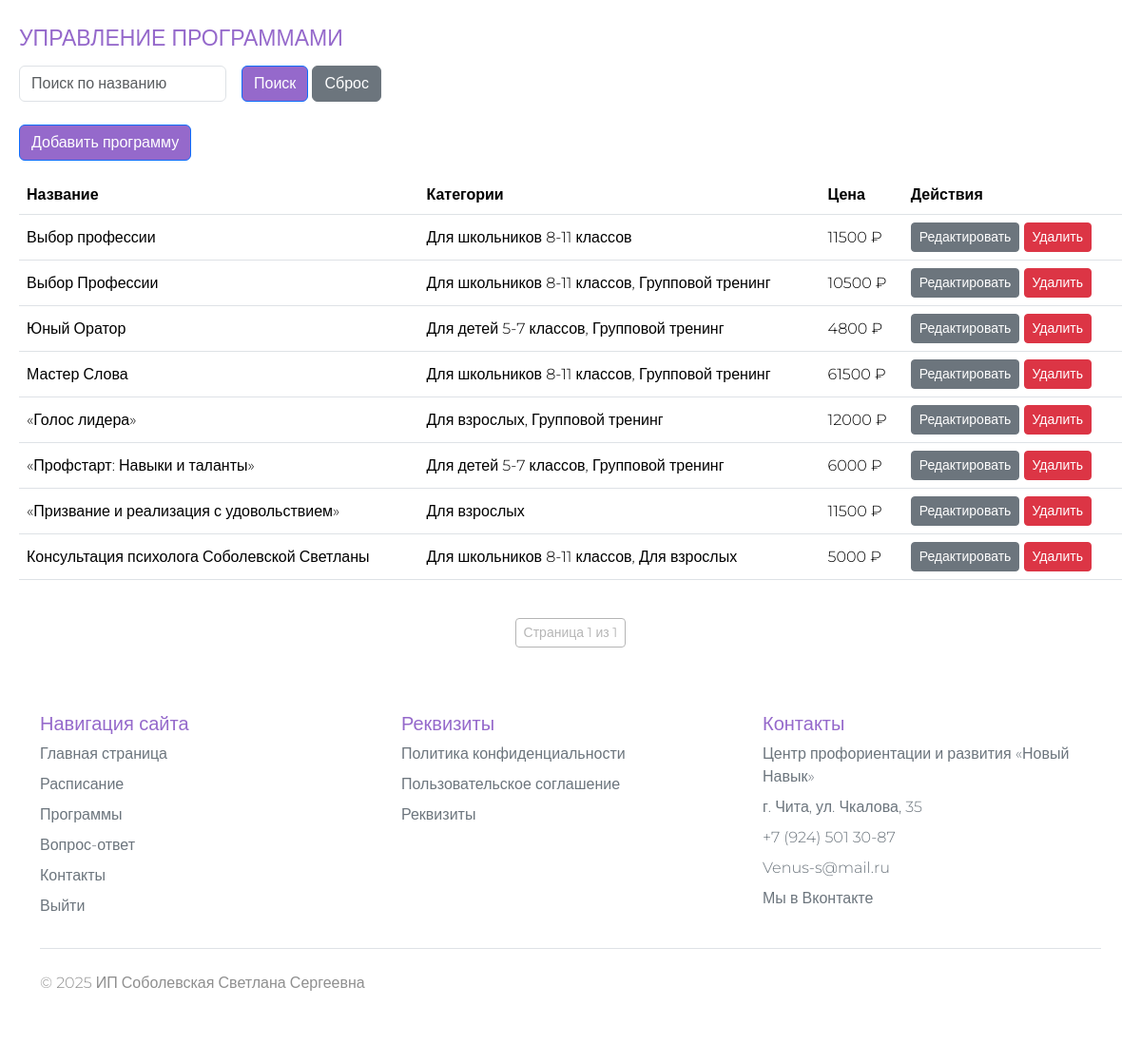
/admin_panel/programs/ (signed in), run on the app's committed database.
### app_service/models.py (models this page shows, shortened)
class Program(models.Model):
    CATEGORY_CHOICES = [
        ('children_5_7', 'Для детей 5-7 классов'),
        ('school_8_11', 'Для школьников 8-11 классов'),
        ('adults', 'Для взрослых'),
        ('group', 'Групповой тренинг'),
    ]
    title = models.CharField(max_length=50, verbose_name='Название услуги')
    description = models.TextField(verbose_name='Описание')
    price = models.IntegerField(verbose_name='Цена')
    category = MultiSelectField(
        max_length=200,
        choices=CATEGORY_CHOICES,
        verbose_name='Категории',
        blank=False
    )
    benefits_list = models.TextField(verbose_name='Что дает программа?')
    image = models.FileField(upload_to='programs/', verbose_name='Баннер программы')
    start_date = models.DateTimeField(blank=True, null=True, verbose_name='Дата проведения')

### admin_panel/views.py (the view)
# urls.py: path('programs/', ProgramListView.as_view(), name='program_list'),
class ProgramListView(LoginRequiredMixin, AdminOrManagerRequiredMixin, ListView):
    model = Program
    template_name = 'admin_panel/programs/list.html'
    context_object_name = 'programs'
    paginate_by = 10
    ordering = ['id']
    def get_queryset(self):
        query = self.request.GET.get('q')
        if query:
            return Program.objects.filter(title__icontains=query)
        return super().get_queryset()

### admin_panel/views.py (called while the page is built)
    def test_func(self):
        return self.request.user.is_superuser or is_in_group(self.request.user, 'manager')

### templates/admin_panel/programs/list.html (shortened to what this page needs)
{% extends "base.html" %}
{% block main %}
    <div class="admin-content">
        <h1>Управление программами</h1>
        <div class="mb-4">
            <form method="get" class="row g-3">
                <div class="col-auto">
                    <input type="text" name="q" class="form-control"
                           placeholder="Поиск по названию" value="{{ request.GET.q }}">
                </div>
                <div class="col-auto">
                    <button type="submit" class="btn btn-primary" style="background-color: #9569CB; color: white;">
                        Поиск
                    </button>
                    <a href="?" class="btn btn-secondary">Сброс</a>
                </div>
            </form>
        </div>
        <a href="{% url 'admin_panel:program_create' %}" class="btn btn-primary mb-3"
           style="background-color: #9569CB; color: white;">Добавить программу</a>
        <div class="table-responsive">
            <table class="table">
                <thead>
                <tr>
                    <th>Название</th>
                    <th>Категории</th>
                    <th>Цена</th>
                    <th>Действия</th>
                </tr>
                </thead>
                <tbody>
                {% for program in programs %}
                    <tr>
                        <td>{{ program.title }}</td>
                        <td>
                            {% for category in program.get_category_display %}{{ category }}{% endfor %}
                        </td>
                        <td>{{ program.price }} ₽</td>
                        <td>
                            <a href="{% url 'admin_panel:program_update' program.pk %}"
                               class="btn btn-sm btn-secondary">
                                Редактировать
                            </a>
                            <a href="{% url 'admin_panel:program_delete' program.pk %}"
                               class="btn btn-sm btn-danger">
                                Удалить
                            </a>
                        </td>
                    </tr>
                {% endfor %}
                </tbody>
            </table>
        </div>
        <div class="pagination mt-4 d-flex justify-content-center">
    <span class="step-links btn-group">
        <span class="btn btn-sm disabled">
            Страница {{ page_obj.number }} из {{ page_obj.paginator.num_pages }}
        </span>
    </span>
        </div>
    </div>
{% endblock %}

### templates/base.html (shortened to what this page needs)
{% load static %}
<!DOCTYPE html>
<html lang="en">
<head>
    <link href="{% static 'css/bootstrap.min.css' %}" rel="stylesheet">
    <link href='{% static 'css/style_main.css' %}' rel='stylesheet' type='text/css'>
    <link rel="stylesheet" type="text/css" href="{% static 'css/slick/slick.css' %}">
</head>
<body>
{% block main %}
{% endblock %}
<div class="container">
    <footer class="py-5">
        <div class="row gy-4">
            <div class="col-12 col-md-4">
                <h5>Навигация сайта</h5>
                <ul class="nav flex-column">
                    <li class="nav-item mb-2"><a href="{% url 'home' %}" class="footer-link">Главная страница</a></li>
                    <li class="nav-item mb-2"><a href="{% url 'schedule' %}" class="footer-link">Расписание</a></li>
                    <li class="nav-item mb-2"><a href="{% url 'app_service:service' %}"
                                                 class="footer-link">Программы</a></li>
                    <li class="nav-item mb-2"><a href="{% url 'faq' %}" class="footer-link">Вопрос-ответ</a></li>
                    <li class="nav-item mb-2"><a href="{% url 'contacts' %}" class="footer-link">Контакты</a></li>
                    {% if user.is_authenticated %}
                        <li class="nav-item mb-2">
                            <a class="footer-link" href="{% url 'logout' %}">Выйти</a>
                        </li>
                    {% elif not user.is_authenticated %}
                        <li class="nav-item mb-2">
                            <a class="footer-link" href="{% url 'login' %}">Войти</a>
                        </li>
                    {% endif %}
                </ul>
            </div>
            <div class="col-12 col-md-4">
                <h5>Реквизиты</h5>
                <ul class="nav flex-column">
                    <li class="nav-item mb-2"><a href="{% url 'privacy-policy' %}" class="footer-link">Политика
                        конфиденциальности</a></li>
                    <li class="nav-item mb-2"><a href="{% url 'agreement' %}" class="footer-link">Пользовательское
                        соглашение</a></li>
                    <li class="nav-item mb-2"><a href="{% url 'rekvizity' %}" class="footer-link">Реквизиты</a></li>
                </ul>
            </div>
            <div class="col-12 col-md-4">
                <h5>Контакты</h5>
                <ul class="nav flex-column">
                    <li class="nav-item mb-2"><a href="#" class="footer-link">Центр профориентации и развития «Новый
                        Навык»</a></li>
                    <li class="nav-item mb-2"><a href="https://2gis.ru/chita/firm/70000001094156301"
                                                 class="footer-link">г. Чита, ул. Чкалова, 35</a></li>
                    <li class="nav-item mb-2"><a href="#" class="footer-link">+7 (924) 501 30-87</a></li>
                    <li class="nav-item mb-2"><a
                            href="mailto:Venus-s@mail.ru?subject=Заявка с сайта&body=Здравствуйте!%0AХочу узнать больше информации о ваших программах.%0AС уважением, [Ваше имя]"
                            class="footer-link">Venus-s@mail.ru</a></li>
                    <li class="nav-item mb-2"><a href="https://vk.com/newnavik" class="footer-link">Мы в Вконтакте</a>
                    </li>
                </ul>
            </div>
        </div>
        <div class="d-flex flex-column flex-sm-row justify-content-between align-items-center py-4 my-4 border-top">
            <p class="mb-0 text-center text-sm-start">&copy; 2025 ИП Соболевская Светлана Сергеевна</p>
        </div>
    </footer>
</div>
</body>
</html>

### static/css/style_main.css (style rules this page uses)
* { box-sizing: border-box; }
body { color: #8f8f8f; background: white; font-family: "Montserrat", sans-serif; font-weight: 300; -webkit-font-smoothing: antialiased; }
a { text-decoration: none; }
h1 { font-size: 23px; line-height: 1.8; text-transform: uppercase; color: #9569cb; }
h2, h3, h4, h5 { color: #9569cb; }
.footer-link { color: #6c757d; text-decoration: none; position: relative; transition: color 0.3s ease; }
.footer-link::after { content: ''; position: absolute; left: 0; bottom: -2px; width: 0; height: 1px; background-color: #b39ddb; transition: width 0.3s ease; }
.row { row-gap: 1rem; }
.nav-item { line-height: 1.5; }
.admin-content { margin-left: 0; transition: margin-left 0.3s ease; padding: 20px; }

### templates/admin_panel/programs/list.html (style rules this page uses)
.table td { vertical-align: middle; }

### data on the page
Program: title "Выбор профессии", get_category_display "Д" "л" "я" "ш" "к" "о" "л" "ь" "н" "и" "к" "о" "в" "8" "-" "1" "1" "к" "л" "а" "с" "с" "о" "в", price "11500"
Program: title "Выбор Профессии", get_category_display "Д" "л" "я" "ш" "к" "о" "л" "ь" "н" "и" "к" "о" "в" "8" "-" "1" "1" "к" "л" "а" "с" "с" "о" "в" "," "Г" "р" "у" "п" "п" "о" "в" "о" "й" "т" "р" "е" "н" "и" "н" "г", price "10500"
Program: title "Юный Оратор", get_category_display "Д" "л" "я" "д" "е" "т" "е" "й" "5" "-" "7" "к" "л" "а" "с" "с" "о" "в" "," "Г" "р" "у" "п" "п" "о" "в" "о" "й" "т" "р" "е" "н" "и" "н" "г", price "4800"
Program: title "Мастер Слова", get_category_display "Д" "л" "я" "ш" "к" "о" "л" "ь" "н" "и" "к" "о" "в" "8" "-" "1" "1" "к" "л" "а" "с" "с" "о" "в" "," "Г" "р" "у" "п" "п" "о" "в" "о" "й" "т" "р" "е" "н" "и" "н" "г", price "61500"
Program: title "«Голос лидера»", get_category_display "Д" "л" "я" "в" "з" "р" "о" "с" "л" "ы" "х" "," "Г" "р" "у" "п" "п" "о" "в" "о" "й" "т" "р" "е" "н" "и" "н" "г", price "12000"
Program: title "«Профстарт: Навыки и таланты»", get_category_display "Д" "л" "я" "д" "е" "т" "е" "й" "5" "-" "7" "к" "л" "а" "с" "с" "о" "в" "," "Г" "р" "у" "п" "п" "о" "в" "о" "й" "т" "р" "е" "н" "и" "н" "г", price "6000"
Program: title "«Призвание и реализация с удовольствием»", get_category_display "Д" "л" "я" "в" "з" "р" "о" "с" "л" "ы" "х", price "11500"
Program: title "Консультация психолога Соболевской Светланы", get_category_display "Д" "л" "я" "ш" "к" "о" "л" "ь" "н" "и" "к" "о" "в" "8" "-" "1" "1" "к" "л" "а" "с" "с" "о" "в" "," "Д" "л" "я" "в" "з" "р" "о" "с" "л" "ы" "х", price "5000"

### other printed values
{{ page_obj.number }} "1"
{{ page_obj.paginator.num_pages }} "1"
